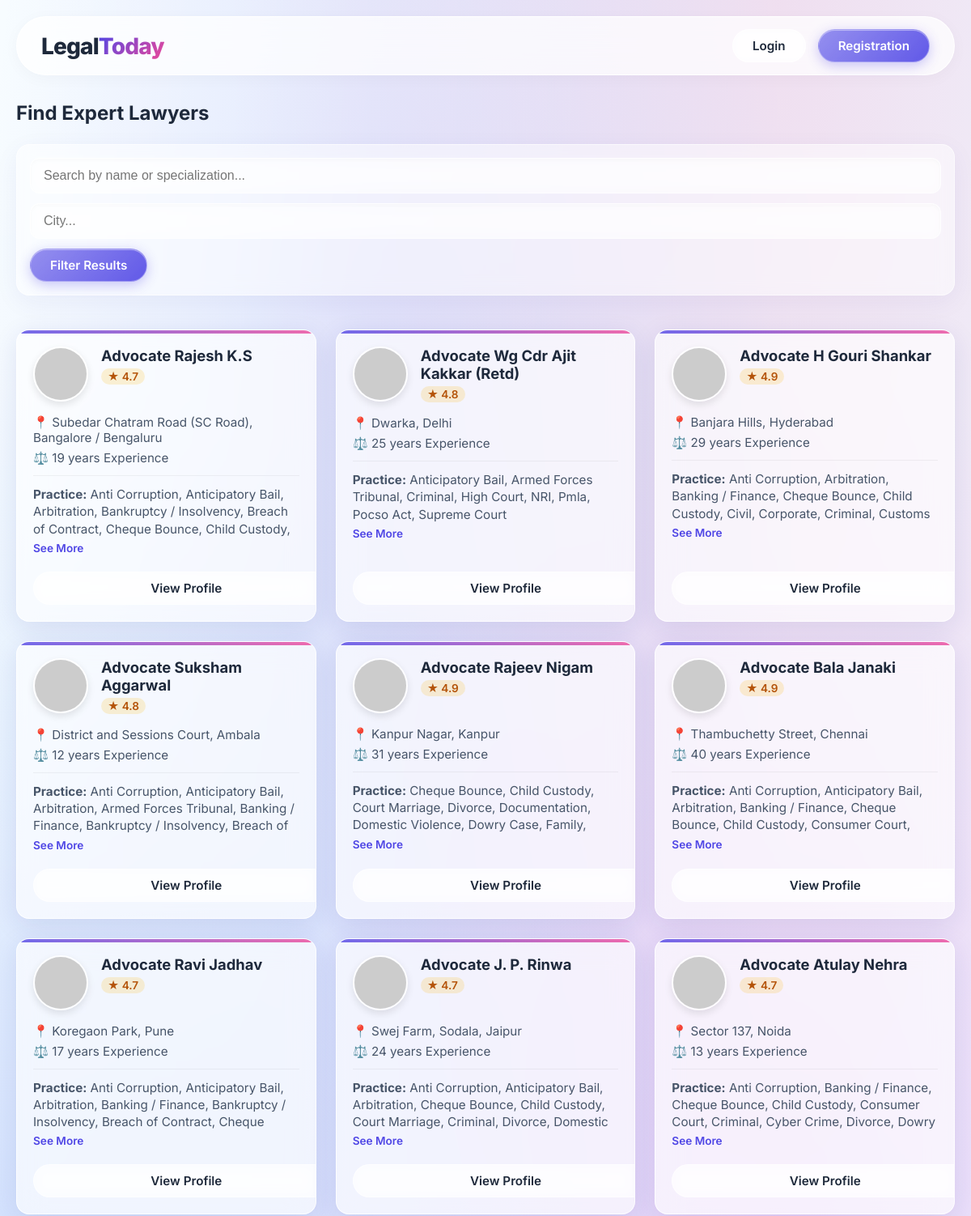
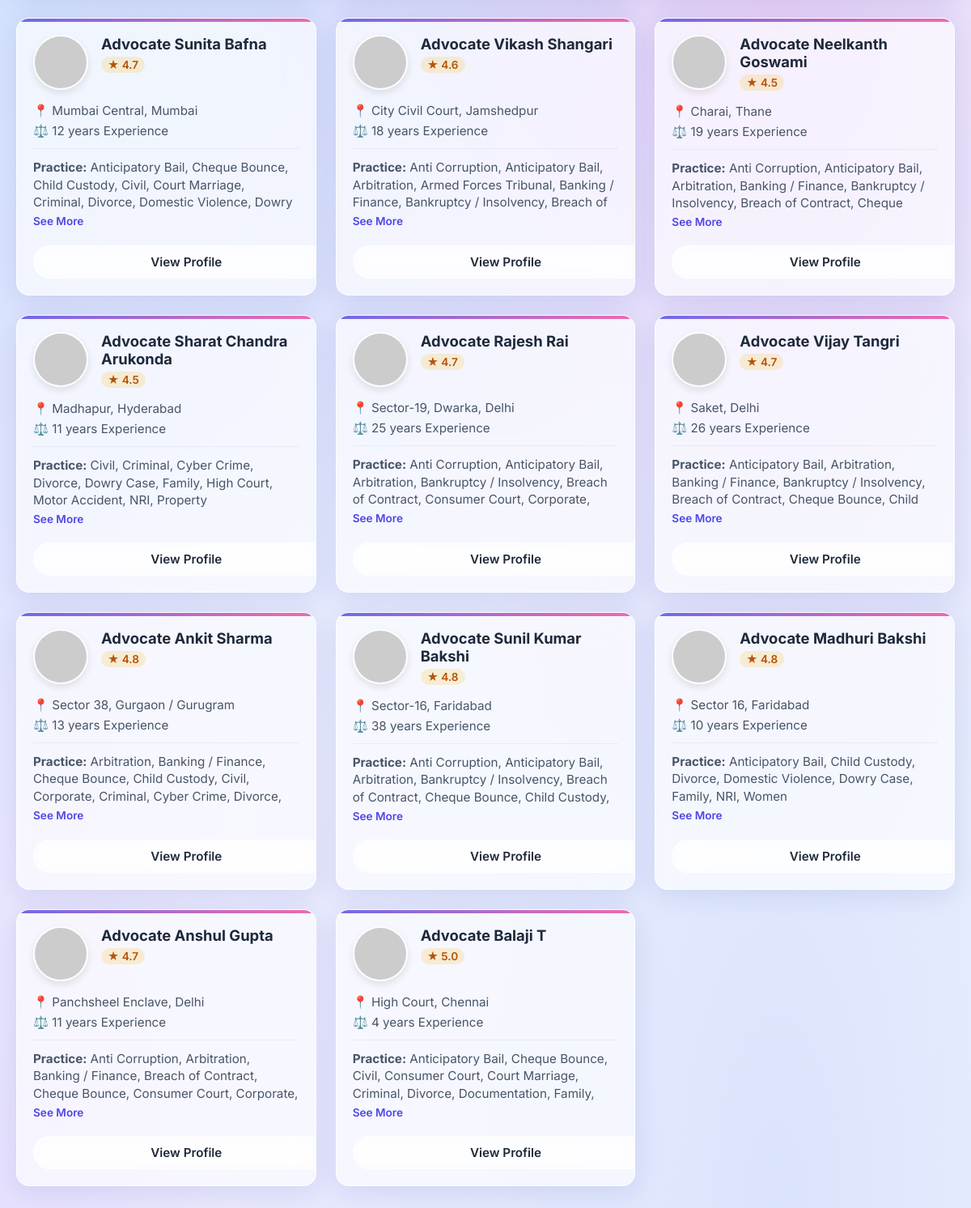
The page /lawyers on the database its author committed (2 pictures, top to bottom).
### tables this page shows
CREATE TABLE lawyers (
        id INTEGER PRIMARY KEY AUTOINCREMENT,
        name TEXT,
        url TEXT,
        image_url TEXT,
        city TEXT,
        state TEXT,
        address TEXT,
        specialization TEXT,
        experience TEXT,
        rating TEXT
    );

### app.py (the view)
@app.route('/lawyers')
def lawyers():
    conn = get_db_connection()
    cursor = conn.cursor()
    query = request.args.get('query', '').strip()
    city = request.args.get('city', '').strip()
    sql = "SELECT * FROM lawyers WHERE 1=1"
    params = []
    if query:
        sql += " AND (name LIKE ? OR specialization LIKE ?)"
        params.extend([f'%{query}%', f'%{query}%'])
    if city:
        sql += " AND city LIKE ?"
        params.append(f'%{city}%')
    cursor.execute(sql, params)
    lawyers_data = cursor.fetchall()
    conn.close()
    return render_template("lawyers.html", lawyers=lawyers_data, query=query, city=city,
                           login_status=session.get("login_status", False), name=session.get("name"))

### app.py (called while the page is built)
def get_db_connection():
    conn = sqlite3.connect('users.db')
    conn.row_factory = sqlite3.Row
    return conn

### templates/lawyers.html (shortened to what this page needs)
<!DOCTYPE html>
<html lang="en">
<head>
    <link rel="stylesheet" href="../static/css/styles.css">
    <link rel="stylesheet" href="../static/css/layout.css">
    <link rel="stylesheet" href="../static/css/buttons.css">
    <link rel="stylesheet" href="../static/css/content.css">
    <link rel="stylesheet" href="../static/css/form.css">
    <link rel="stylesheet" href="../static/css/auth.css">
    <link rel="stylesheet" href="../static/css/results.css">
    <link rel="stylesheet" href="../static/css/user.css">
</head>
<body>
    <div class="page-container">
        <div class="content-wrapper">
            <header class="header">
                <a href="{{ url_for('index') }}" class="logo">Legal<span>Today</span></a>
                {% if login_status==False %}
                <div class="header-buttons">
                    <button id="login-but" class="button-l">Login</button>
                    <button id="register-but" class="button-r">Registration</button>
                </div>
                {% endif %}
            </header>
            <main class="main-content">
                <div class="results-container">
                    <h2 style="margin-bottom: 1.5rem; color: var(--color-text-main); font-weight: 700;">Find Expert Lawyers</h2>
                    <form class="filter-bar" action="{{ url_for('lawyers') }}" method="GET">
                        <input type="text" name="query" class="filter-input" placeholder="Search by name or specialization..." value="{{ query }}">
                        <input type="text" name="city" class="filter-input" placeholder="City..." value="{{ city }}">
                        <button type="submit" class="button-r">Filter Results</button>
                    </form>
                    {% if lawyers %}
                    <div class="lawyer-grid">
                        {% for lawyer in lawyers %}
                        <div class="lawyer-card">
                            <div class="lawyer-header">
                                <img src="{{ lawyer['image_url'] }}" alt="{{ lawyer['name'] }}" class="lawyer-img" onerror="this.src='https://via.placeholder.com/64'">
                                <div class="lawyer-info">
                                    <h3>{{ lawyer['name'] }}</h3>
                                    {% if lawyer['rating'] != 'N/A' %}
                                    <div class="rating-badge">
                                        ★ {{ lawyer['rating'] }}
                                    </div>
                                    {% endif %}
                                </div>
                            </div>
                            <div class="lawyer-details">
                                <div class="detail-row">📍 {{ lawyer['city'] }}, {{ lawyer['state'] }}</div>
                                {% if lawyer['experience'] != 'N/A' %}
                                <div class="detail-row">⚖️ {{ lawyer['experience'] }} Experience</div>
                                {% endif %}
                                <div class="practice-areas">
                                    <strong>Practice:</strong> {{ lawyer['specialization'] }}
                                </div>
                                <button class="see-more" onclick="togglePractice(this)">See More</button>
                            </div>
                            <div class="lawyer-action">
                                <a href="{{ lawyer['url'] }}" target="_blank" class="button-l" style="width:100%; text-align:center;">View Profile</a>
                            </div>
                        </div>
                        {% endfor %}
                    </div>
                    {% else %}
                    <div class="no-results" style="text-align: center; padding: 40px; color: var(--color-text-muted);">
                        <p>No lawyers found matching your criteria.</p>
                    </div>
                    {% endif %}
                </div>
            </main>
        </div>
    </div>
</body>
</html>

### static/css/styles.css (style rules this page uses)
:root { --glass-bg: rgba(255, 255, 255, 0.65); --glass-border: rgba(255, 255, 255, 0.8); --glass-shadow: 0 8px 32px 0 rgba(31, 38, 135, 0.1); --glass-blur: blur(16px); --color-primary: #4f46e5; --color-primary-hover: #4338ca; --color-text-main: #1e293b; --color-text-muted: #475569; --color-danger: #ef4444; --font-family: 'Inter', system-ui, -apple-system, sans-serif; --radius-lg: 20px; --radius-md: 16px; --radius-sm: 10px; }
body { font-family: var(--font-family); margin: 0; padding: 0; color: var(--color-text-main); background-color: #f0f9ff; background-image: radial-gradient(at 0% 0%, hsla(253,16%,7%,1) 0, transparent 50%), radial-gradient(at 50% 0%, hsla(225,39%,30%,1) 0, transparent 50%), radial-gradient(at 100% 0%, hsla(339,49%,30%,1) 0, transparent 50%); background-image: radial-gradient(at 40% 20%, rgba(99, 102, 241, 0.15) 0px, transparent 50%), radial-gradient(at 80% 0%, rgba(236, 72, 153, 0.15) 0px, transparent 50%), radial-gradient(at 0% 50%, rgba(59, 130, 246, 0.15) 0px, transparent 50%), radial-gradient(at 80% 50%, rgba(217, 70, 239, 0.15) 0px, transparent 50%), radial-gradient(at 0% 100%, rgba(168, 85, 247, 0.15) 0px, transparent 50%), radial-gradient(at 80% 100%, rgba(99, 102, 241, 0.15) 0px, transparent 50%), radial-gradient(at 0% 0%, rgba(255, 255, 255, 0.5) 0px, transparent 50%); background-attachment: fixed; background-size: cover; min-height: 100vh; }

### static/css/layout.css (style rules this page uses)
.page-container { min-height: 100vh; display: flex; flex-direction: column; align-items: center; padding: 0 20px; }
.content-wrapper { width: 100%; max-width: 1200px; margin-top: 20px; margin-bottom: 40px; }
.header { display: flex; justify-content: space-between; align-items: center; padding: 15px 30px; margin-bottom: 30px; background: rgba(255, 255, 255, 0.75); backdrop-filter: blur(20px); -webkit-backdrop-filter: blur(20px); border: 1px solid rgba(255, 255, 255, 0.9); box-shadow: 0 4px 20px rgba(0,0,0,0.03); border-radius: 100px; position: sticky; top: 20px; z-index: 100; }
.logo { font-size: 1.75rem; font-weight: 800; letter-spacing: -0.03em; color: var(--color-text-main); text-decoration: none; display: flex; align-items: center; }
.logo span { color: var(--color-primary); background: linear-gradient(135deg, var(--color-primary) 0%, #ec4899 100%); -webkit-background-clip: text; -webkit-text-fill-color: transparent; }
.header-buttons { display: flex; gap: 15px; align-items: center; }
.main-content { width: 100%; animation: fadeIn 0.6s ease-out; }

### static/css/buttons.css (style rules this page uses)
button, .button-l, .button-r, .button-primary { font-family: var(--font-family); cursor: pointer; border: none; outline: none; transition: all 0.3s cubic-bezier(0.4, 0, 0.2, 1); }
.button-r, .button-primary { background: linear-gradient(135deg, rgba(255,255,255,0.4) 0%, rgba(255,255,255,0.1) 100%), var(--color-primary); backdrop-filter: blur(10px); border: 1px solid rgba(255, 255, 255, 0.3); box-shadow: 0 4px 15px rgba(79, 70, 229, 0.3), inset 0 1px 0 rgba(255,255,255,0.4); color: white; font-weight: 600; padding: 10px 24px; border-radius: 50px; font-size: 0.95rem; text-decoration: none; display: inline-block; }
.button-l { background: rgba(255, 255, 255, 0.5); backdrop-filter: blur(8px); border: 1px solid rgba(255, 255, 255, 0.6); color: var(--color-text-main); font-weight: 600; padding: 10px 24px; border-radius: 50px; font-size: 0.95rem; text-decoration: none; display: inline-block; }
.show-hide-btn, .see-more { background: transparent; border: none; color: var(--color-primary); font-weight: 600; font-size: 0.85rem; padding: 0; margin-top: 5px; cursor: pointer; text-decoration: none; position: relative; }
.show-hide-btn::after, .see-more::after { content: ''; position: absolute; width: 100%; transform: scaleX(0); height: 2px; bottom: -2px; left: 0; background-color: var(--color-primary); transform-origin: bottom right; transition: transform 0.25s ease-out; }

### static/css/content.css (style rules this page uses)
.main-content { margin-top: 2rem; }

### static/css/form.css (style rules this page uses)
.filter-input, .form-input { width: 100%; box-sizing: border-box; background: rgba(255, 255, 255, 0.5); border: 1px solid rgba(255, 255, 255, 0.6); backdrop-filter: blur(10px); padding: 12px 16px; border-radius: 12px; color: var(--color-text-main); font-size: 1rem; outline: none; transition: all 0.3s; box-shadow: inset 0 2px 4px rgba(0,0,0,0.02); }

### rows shown on the page
lawyers: name "Advocate Rajesh K.S", rating "4.7", city "Subedar Chatram Road (SC Road)", state "Bangalore / Bengaluru", experience "19 years", specialization "Anti Corruption, Anticipatory Bail, Arbitration, Bankruptcy / Insolvency, Breach of Contract, Cheque Bounce, Child Custody,…"
lawyers: name "Advocate Wg Cdr Ajit Kakkar (Retd)", rating "4.8", city "Dwarka", state "Delhi", experience "25 years", specialization "Anticipatory Bail, Armed Forces Tribunal, Criminal, High Court, NRI, Pmla, Pocso Act, Supreme Court"
lawyers: name "Advocate H Gouri Shankar", rating "4.9", city "Banjara Hills", state "Hyderabad", experience "29 years", specialization "Anti Corruption, Arbitration, Banking / Finance, Cheque Bounce, Child Custody, Civil, Corporate, Criminal, Customs…"
lawyers: name "Advocate Suksham Aggarwal", rating "4.8", city "District and Sessions Court", state "Ambala", experience "12 years", specialization "Anti Corruption, Anticipatory Bail, Arbitration, Armed Forces Tribunal, Banking / Finance, Bankruptcy / Insolvency, Breach of…"
lawyers: name "Advocate Rajeev Nigam", rating "4.9", city "Kanpur Nagar", state "Kanpur", experience "31 years", specialization "Cheque Bounce, Child Custody, Court Marriage, Divorce, Documentation, Domestic Violence, Dowry Case, Family,…"
lawyers: name "Advocate Bala Janaki", rating "4.9", city "Thambuchetty Street", state "Chennai", experience "40 years", specialization "Anti Corruption, Anticipatory Bail, Arbitration, Banking / Finance, Cheque Bounce, Child Custody, Consumer Court,…"
lawyers: name "Advocate Ravi Jadhav", rating "4.7", city "Koregaon Park", state "Pune", experience "17 years", specialization "Anti Corruption, Anticipatory Bail, Arbitration, Banking / Finance, Bankruptcy / Insolvency, Breach of Contract, Cheque…"
lawyers: name "Advocate J. P. Rinwa", rating "4.7", city "Swej Farm, Sodala", state "Jaipur", experience "24 years", specialization "Anti Corruption, Anticipatory Bail, Arbitration, Cheque Bounce, Child Custody, Court Marriage, Criminal, Divorce, Domestic…"
lawyers: name "Advocate Atulay Nehra", rating "4.7", city "Sector 137", state "Noida", experience "13 years", specialization "Anti Corruption, Banking / Finance, Cheque Bounce, Child Custody, Consumer Court, Criminal, Cyber Crime, Divorce, Dowry…"
lawyers: name "Advocate Sunita Bafna", rating "4.7", city "Mumbai Central", state "Mumbai", experience "12 years", specialization "Anticipatory Bail, Cheque Bounce, Child Custody, Civil, Court Marriage, Criminal, Divorce, Domestic Violence, Dowry…"
lawyers: name "Advocate Vikash Shangari", rating "4.6", city "City Civil Court", state "Jamshedpur", experience "18 years", specialization "Anti Corruption, Anticipatory Bail, Arbitration, Armed Forces Tribunal, Banking / Finance, Bankruptcy / Insolvency, Breach of…"
lawyers: name "Advocate Neelkanth Goswami", rating "4.5", city "Charai", state "Thane", experience "19 years", specialization "Anti Corruption, Anticipatory Bail, Arbitration, Banking / Finance, Bankruptcy / Insolvency, Breach of Contract, Cheque…"
lawyers: name "Advocate Sharat Chandra Arukonda", rating "4.5", city "Madhapur", state "Hyderabad", experience "11 years", specialization "Civil, Criminal, Cyber Crime, Divorce, Dowry Case, Family, High Court, Motor Accident, NRI, Property"
lawyers: name "Advocate Rajesh Rai", rating "4.7", city "Sector-19, Dwarka", state "Delhi", experience "25 years", specialization "Anti Corruption, Anticipatory Bail, Arbitration, Bankruptcy / Insolvency, Breach of Contract, Consumer Court, Corporate,…"
lawyers: name "Advocate Vijay Tangri", rating "4.7", city "Saket", state "Delhi", experience "26 years", specialization "Anticipatory Bail, Arbitration, Banking / Finance, Bankruptcy / Insolvency, Breach of Contract, Cheque Bounce, Child…"
lawyers: name "Advocate Ankit Sharma", rating "4.8", city "Sector 38", state "Gurgaon / Gurugram", experience "13 years", specialization "Arbitration, Banking / Finance, Cheque Bounce, Child Custody, Civil, Corporate, Criminal, Cyber Crime, Divorce,…"
lawyers: name "Advocate Sunil Kumar Bakshi", rating "4.8", city "Sector-16", state "Faridabad", experience "38 years", specialization "Anti Corruption, Anticipatory Bail, Arbitration, Bankruptcy / Insolvency, Breach of Contract, Cheque Bounce, Child Custody,…"
lawyers: name "Advocate Madhuri Bakshi", rating "4.8", city "Sector 16", state "Faridabad", experience "10 years", specialization "Anticipatory Bail, Child Custody, Divorce, Domestic Violence, Dowry Case, Family, NRI, Women"
lawyers: name "Advocate Anshul Gupta", rating "4.7", city "Panchsheel Enclave", state "Delhi", experience "11 years", specialization "Anti Corruption, Arbitration, Banking / Finance, Breach of Contract, Cheque Bounce, Consumer Court, Corporate,…"
lawyers: name "Advocate Balaji T", rating "5.0", city "High Court", state "Chennai", experience "4 years", specialization "Anticipatory Bail, Cheque Bounce, Civil, Consumer Court, Court Marriage, Criminal, Divorce, Documentation, Family,…"
